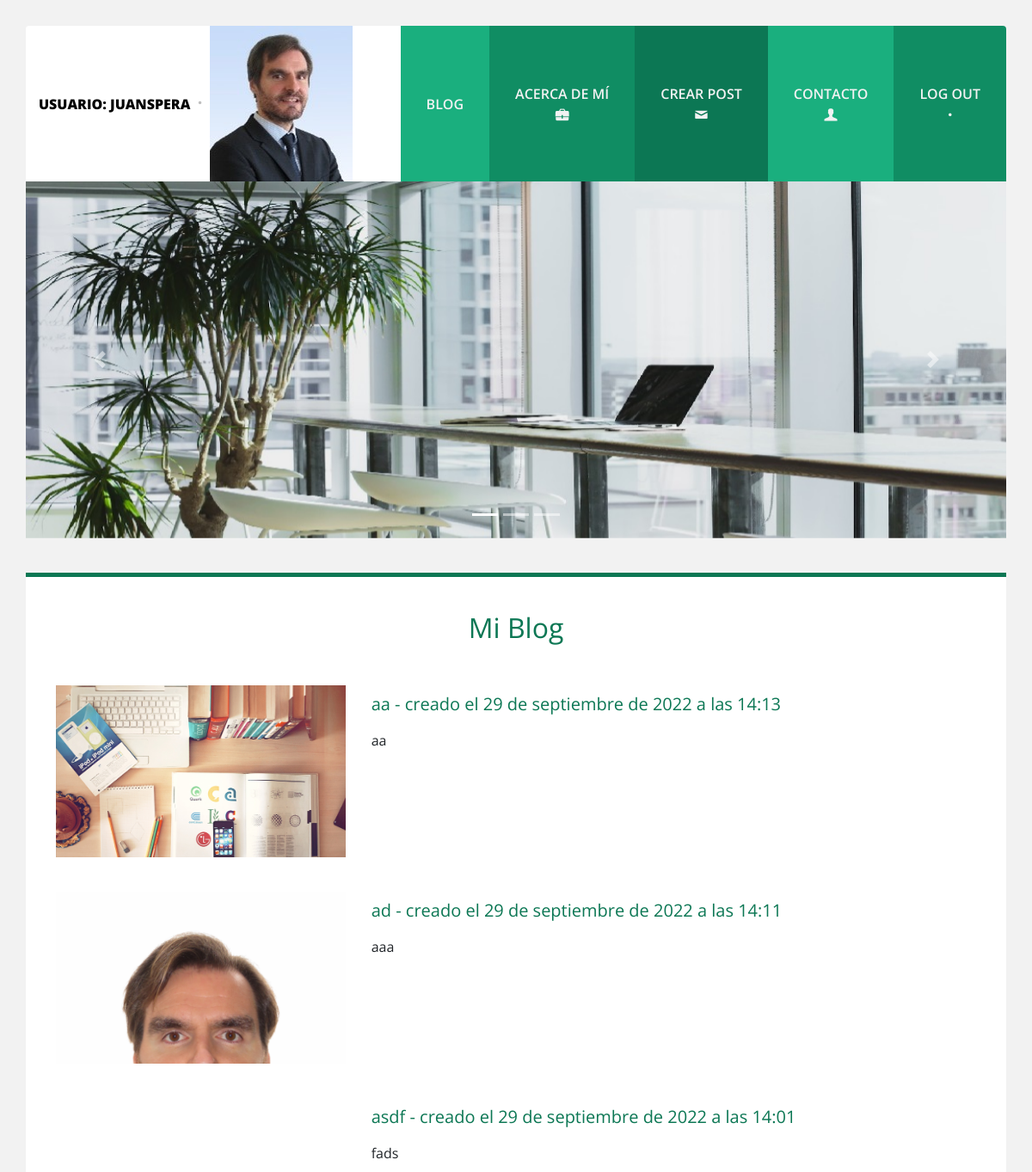
/blog/ (signed in, upper part), run on an earlier commit of the app's database.
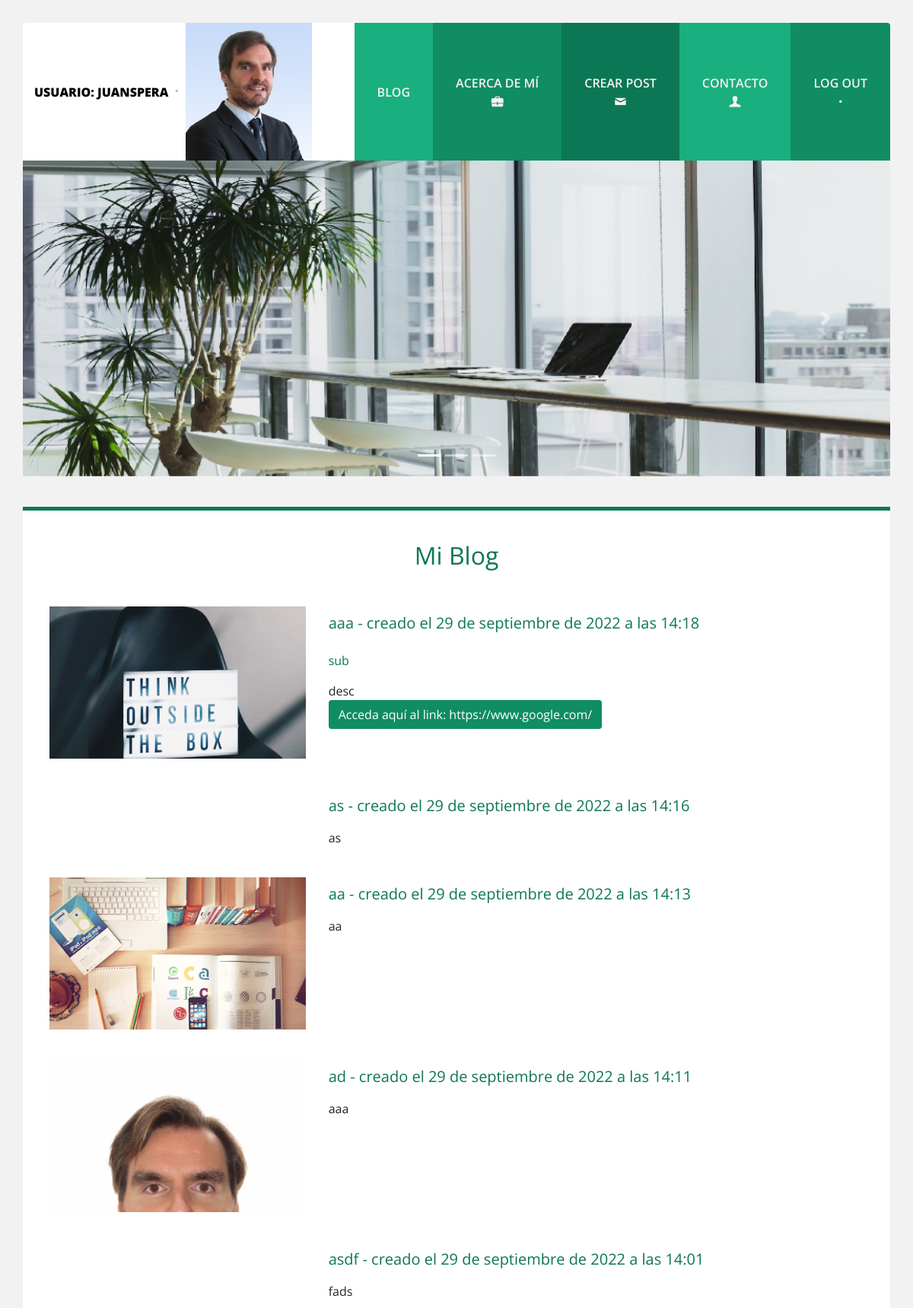
And on a later commit of the database.
### portfolio/models.py (models this page shows, shortened)
class Project (models.Model):
    title = models.CharField(max_length=200, verbose_name='Título')
    subtitle = models.CharField(max_length=200, verbose_name='Subtítulo',null=True, blank=True)
    description = RichTextField(verbose_name='Comentario')
    image = models.ImageField(verbose_name='Imagen', upload_to="Blog", null=True, blank=True)
    link = models.URLField(null=True, blank=True, verbose_name="Link")
    created = models.DateTimeField(auto_now_add=True, verbose_name='Fecha de creación')
    updated = models.DateTimeField(auto_now=True, verbose_name='Fecha de Edición')
    class Meta:
        verbose_name = 'Comentario'
        verbose_name_plural = 'Comentarios'
        ordering = ["-created"]

### portfolio/views.py (the view)
# urls.py: path('', include('portfolio.urls')),
@login_required
def portfolio(request):
    projects = Project.objects.all()
    return render(request, 'portfolio/portfolio.html', {'projects':projects})

### portfolio/templates/portfolio/portfolio.html (shortened to what this page needs)
{% extends 'core/base.html' %}
{% load static %}
{% block slider %}
<div class="row slider">
    <div class="col">
        <div class="carousel slide" id="slider" data-ride="carousel">
            <ol class="carousel-indicators">
                <li data-target="#slider" data-slide-to="0" class="active"></li>
                <li data-target="#slider" data-slide-to="1"></li>
                <li data-target="#slider" data-slide-to="2"></li>
            </ol>
            <div class="carousel-inner">
                <div class="carousel-item active">
                    <img src="{% static 'core/img/slide1.jpg' %}" class="d-block w-100" alt="Slide#1">
                </div>
            </div>
            <a class="carousel-control-prev" href="#slider" role="button" data-slide="prev">
                <span class="carousel-control-prev-icon" aria-hidden="true"></span>
            </a>
            <a class="carousel-control-next" href="#slider" role="button" data-slide="next">
                <span class="carousel-control-next-icon" aria-hidden="true"></span>
            </a>
        </div>
    </div>
</div>
{% endblock %}
{% block content %}
<main>
    <div class="container">
        <div class="row contenedor">
            <div class="col">
                <h2 class="titulo">Mi Blog</h2>
                <div class="row projects justify-content-center">
                {% for project in projects %}
                    <div class="content-project col-12 col-lg-4 col-md-4">
                        <a href="" data-toggle="modal" data-target="#modal">
                            {% if project.image %}
                            <img src="{{ project.image.url}}" class="img-fluid" alt="...">
                            {% endif %}
                        </a>
                    </div>
                    <div class="content-project col-12 col-lg-8 col-md-8">
                        <h5 class="title-project">{{project.title}} - creado el {{project.created}}</h5>
                        {% if project.subtitle %}
                        <h6 class="title-project">{{project.subtitle}}</h6>
                        {% endif %}
                        <body>{{project.description|safe}}</body>
                        <br>
                        {% if project.link %}
                        <a href="{{project.link}}" class="btn link-project">Acceda aquí al link: {{project.link}}</a>
                        {% endif %}
                    </div>
                {% endfor %}
                </div>
            </div>
        </div>
    </div>
</main>
{% endblock %}

What changed in the data, as far as the page shows it:
added Project: image (picture), title "aaa", created "29 de septiembre de 2022 a las 14:18", subtitle "sub", description "desc", link "https://www.google.com/"
added Project: title "as", created "29 de septiembre de 2022 a las 14:16", description "as"
